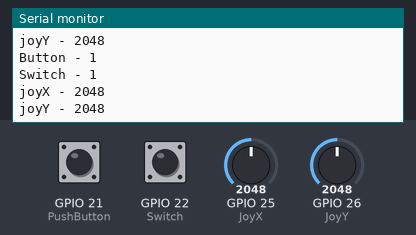
A sketch run on a simulated ESP32. Shown: the last lines printed to the serial monitor. Inputs (shaded band) come from the test bench; at power-on: GPIO 25 (JoyX) = 2048, GPIO 26 (JoyY) = 2048, GPIO 21 (PushButton) HIGH, GPIO 22 (Switch) HIGH.

Above: at 1.8 s.
1.9 s: GPIO 25 (JoyX) set to 2866
At 2.7 s:
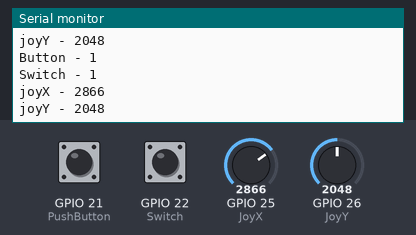
3.4 s: GPIO 26 (JoyY) set to 2866
At 4.7 s:
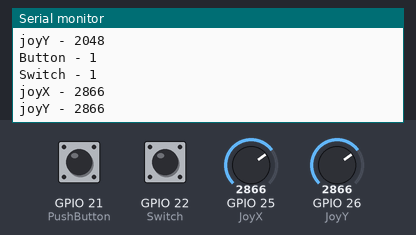
4.9 s: GPIO 21 (PushButton) pulled LOW for 1.2 s
7.6 s: GPIO 22 (Switch) pulled LOW for 1.2 s
10.3 s: GPIO 25 (JoyX) set to 3603
At 11.6 s:
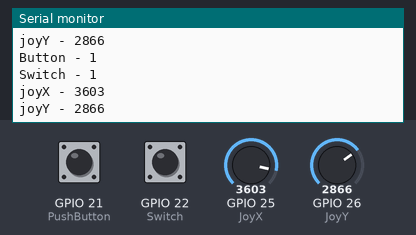
11.8 s: GPIO 26 (JoyY) set to 3603
At 12.8 s:
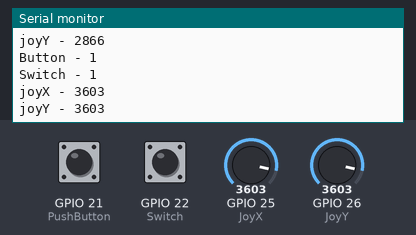
Timing chart, 0 to 14.3 s (numbered marks = the images above; inputs shaded):
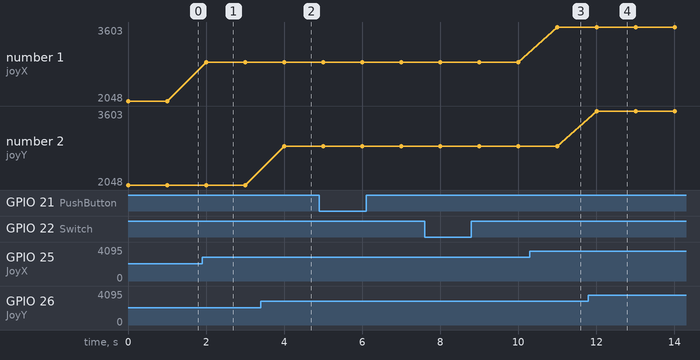

The sketch:

pushbuttontest.ino
```cpp
const int PushButton = 21;
const int Switch = 22;
const int JoyX = 25;
const int JoyY = 26;

void setup() {
  // put your setup code here, to run once:
  Serial.begin(9600);
  pinMode(PushButton, INPUT_PULLUP);
  pinMode(Switch, INPUT_PULLUP);
  pinMode(JoyX, INPUT);
  pinMode(JoyY, INPUT);

  digitalWrite(JoyX, LOW);
  digitalWrite(JoyY, LOW);

//  pinMode(JoyX, INPUT_PULLUP);
//  digitalWrite(JoyX, INPUT_PULLUP);
//  pinMode(JoyY, INPUT);
//  digitalWrite(JoyY, LOW);
}

void loop() {
  // put your main code here, to run repeatedly:
  int PushButtonState = digitalRead(PushButton);

  Serial.print("Button - ");
  Serial.print(PushButtonState);
  Serial.println(" ");

  int SwitchState = digitalRead(Switch);

  Serial.print("Switch - ");
  Serial.println(SwitchState);

  int JoyXState = analogRead(JoyX);

  Serial.print("joyX - ");
  Serial.println(JoyXState);

  int JoyYState = analogRead(JoyY);
  Serial.print("joyY - ");
  Serial.println(JoyYState);

//  Serial.println(PushButtonState + '--' + SwitchState + '--' + JoyXState + '--' + JoyYState);

  delay(1000);

}

//serial script ie.serial.send
//then you have a python script that you put in rpi that calls serial.receive
```

Measured:
- after the input at 1.9 s, the serial monitor: prints a new line after 0.10 s (image 1)
- after the input at 3.4 s, the serial monitor: prints a new line after 0.60 s (image 2)
- after the input at 10.3 s, the serial monitor: prints a new line after 0.71 s (image 3)
- after the input at 11.8 s, the serial monitor: prints a new line after 0.21 s (image 4)
- plotted number 1: 2048 → 2866 after the input at 1.9 s, 2866 → 3603 after the input at 10.3 s
